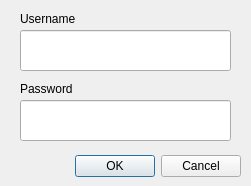
<?xml version="1.0" encoding="UTF-8"?>
<ui version="4.0">
 <class>Login</class>
 <widget class="QDialog" name="Login">
  <property name="geometry">
   <rect>
    <x>0</x>
    <y>0</y>
    <width>251</width>
    <height>186</height>
   </rect>
  </property>
  <property name="maximumSize">
   <size>
    <width>16777146</width>
    <height>16777215</height>
   </size>
  </property>
  <property name="windowTitle">
   <string>Dialog</string>
  </property>
  <property name="styleSheet">
   <string notr="true">font: 11pt &quot;Sans&quot;;</string>
  </property>
  <widget class="QDialogButtonBox" name="buttonBox">
   <property name="geometry">
    <rect>
     <x>-60</x>
     <y>150</y>
     <width>301</width>
     <height>32</height>
    </rect>
   </property>
   <property name="orientation">
    <enum>Qt::Horizontal</enum>
   </property>
   <property name="standardButtons">
    <set>QDialogButtonBox::Cancel|QDialogButtonBox::Ok</set>
   </property>
   <property name="centerButtons">
    <bool>false</bool>
   </property>
  </widget>
  <widget class="QLabel" name="usernameLabel">
   <property name="geometry">
    <rect>
     <x>20</x>
     <y>10</y>
     <width>81</width>
     <height>17</height>
    </rect>
   </property>
   <property name="maximumSize">
    <size>
     <width>16777213</width>
     <height>16777215</height>
    </size>
   </property>
   <property name="styleSheet">
    <string notr="true">font: 11pt &quot;Sans&quot;;</string>
   </property>
   <property name="text">
    <string>Username</string>
   </property>
  </widget>
  <widget class="QLabel" name="passwordLabel">
   <property name="geometry">
    <rect>
     <x>20</x>
     <y>80</y>
     <width>81</width>
     <height>17</height>
    </rect>
   </property>
   <property name="text">
    <string>Password</string>
   </property>
  </widget>
  <widget class="QLineEdit" name="usernameLine">
   <property name="geometry">
    <rect>
     <x>20</x>
     <y>30</y>
     <width>211</width>
     <height>41</height>
    </rect>
   </property>
   <property name="maximumSize">
    <size>
     <width>16777208</width>
     <height>16777215</height>
    </size>
   </property>
   <property name="inputMask">
    <string/>
   </property>
   <property name="maxLength">
    <number>32767</number>
   </property>
  </widget>
  <widget class="QLineEdit" name="passwordLine">
   <property name="geometry">
    <rect>
     <x>20</x>
     <y>100</y>
     <width>211</width>
     <height>41</height>
    </rect>
   </property>
   <property name="maximumSize">
    <size>
     <width>16777208</width>
     <height>16777215</height>
    </size>
   </property>
   <property name="echoMode">
    <enum>QLineEdit::Password</enum>
   </property>
   <property name="setEchoMode" stdset="0">
    <string/>
   </property>
  </widget>
 </widget>
 <resources/>
 <connections>
  <connection>
   <sender>buttonBox</sender>
   <signal>accepted()</signal>
   <receiver>Login</receiver>
   <slot>accept()</slot>
   <hints>
    <hint type="sourcelabel">
     <x>248</x>
     <y>254</y>
    </hint>
    <hint type="destinationlabel">
     <x>157</x>
     <y>274</y>
    </hint>
   </hints>
  </connection>
  <connection>
   <sender>buttonBox</sender>
   <signal>rejected()</signal>
   <receiver>Login</receiver>
   <slot>reject()</slot>
   <hints>
    <hint type="sourcelabel">
     <x>316</x>
     <y>260</y>
    </hint>
    <hint type="destinationlabel">
     <x>286</x>
     <y>274</y>
    </hint>
   </hints>
  </connection>
 </connections>
</ui>
